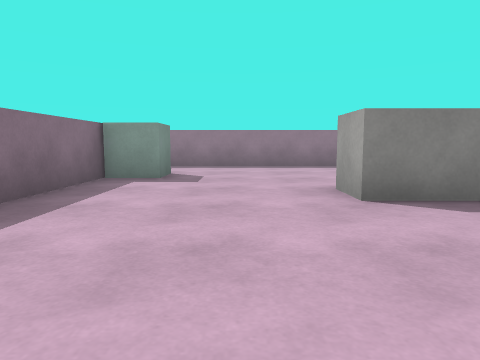
View 1 (above)

12 first-person views from a walk through a 3-D level made in the Unity game engine. The camera is 0.62 m above the floor, tilts 6° down and sees 70° across. The floor is counted in squares, 1 m on a side. Each view is taken from the middle of a square. On the plan, view 1 faces up. The plan holds only what a view shows up to about 10 squares ahead; the rest is blank. The player is left out. Surface patterns are stand-ins for the level's own textures.

View 2
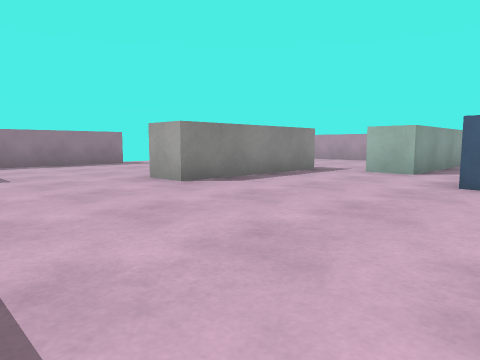

View 3
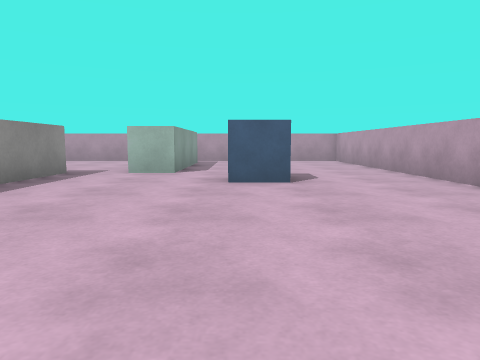

View 4
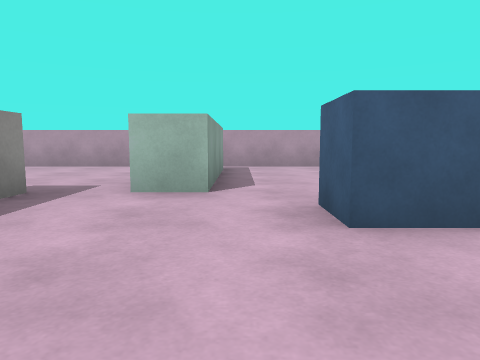

View 5
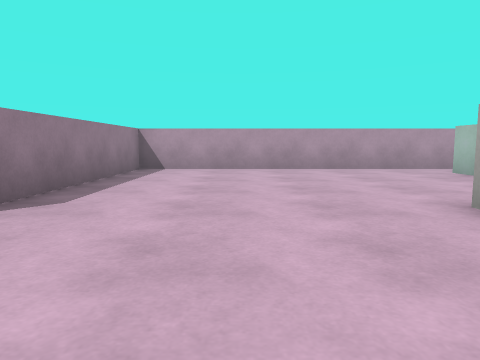

View 6
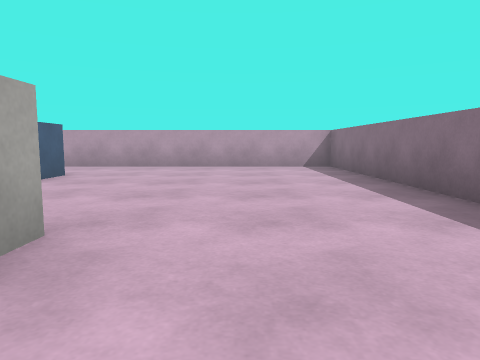

View 7
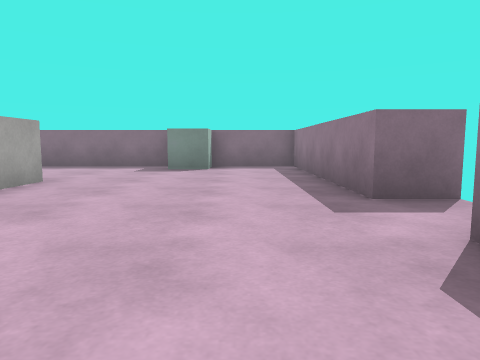

View 8
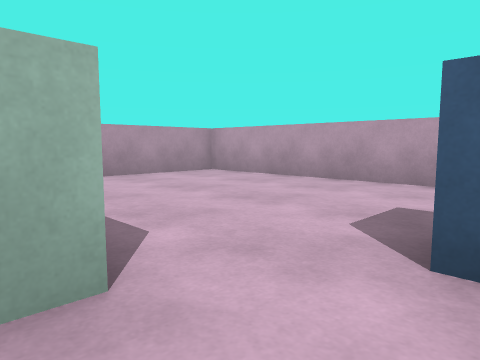

View 9
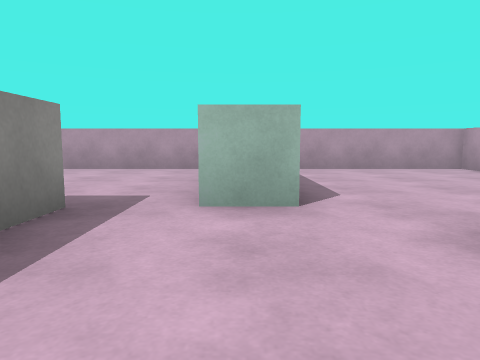

View 10
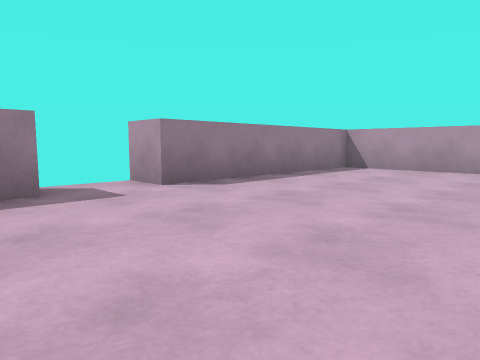

View 11
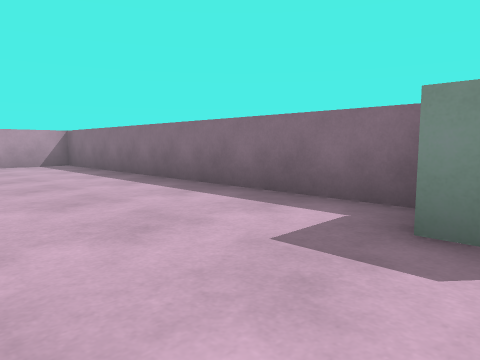

View 12
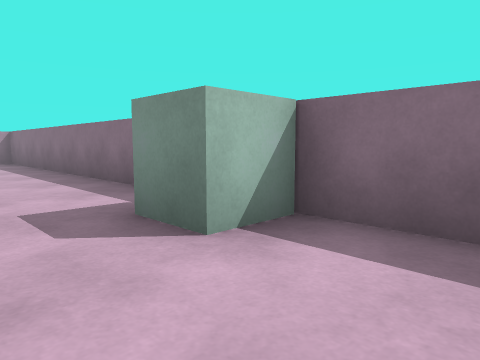

### Floor plan
Points are (right, up) in squares from view 1. A wall is a line through its corners. A room is listed if a view was taken in it or the views show most of it. See-through windows are left out.
Room 1 (views 1, 2, 3, 4, 5, 6, 7, 8, 9, 10, 11, 12)
walls: (5.4, 3.7) (1.3, 3.7) (1.3, 4.7) (2.4, 4.7); (8.6, 2.4) (9.5, 2.4); (9.4, 1.4) (5.4, 1.4) (5.4, 2.5); (3.2, 10.6) (3.2, 9.5) (-2.5, 9.5) (-2.5, -3.5) (10.5, -3.5) (10.5, 9.5) (4.8, 9.5) (4.8, 10.5)
objects: cube (-2, 6) to (-2, 7); blue cube (4, -1) to (4, 0)

Positions as (right, up) in squares from view 1, and headings:
1: (0, 0), facing up
2: (-2, -1), facing up-right
3: (-2, 0), facing right
4: (1, 1), facing right
5: (2, 7), facing right
6: (0, 6), facing down
7: (7, 8), facing left
8: (4, 2), facing down-right
9: (2, 2), facing right
10: (2, 5), facing up-right
11: (1, 7), facing down-left
12: (0, 9), facing down-left
